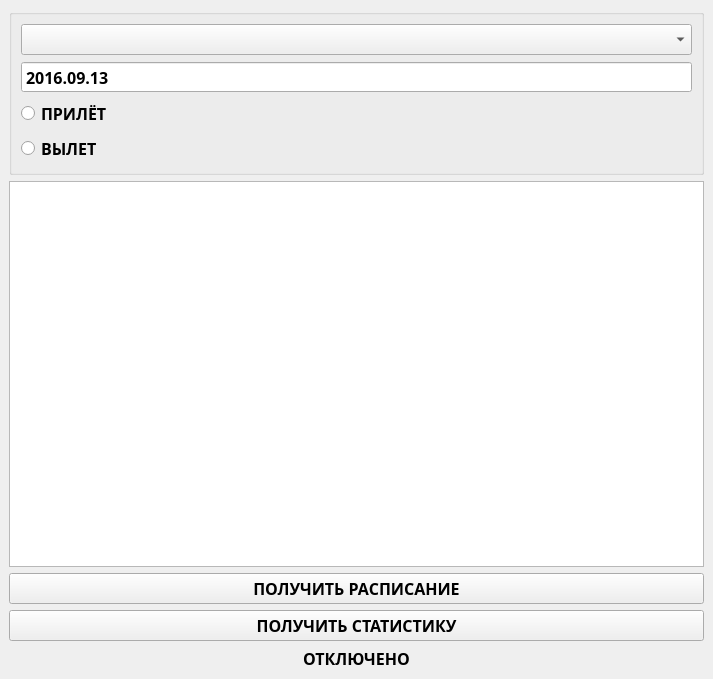
<?xml version="1.0" encoding="UTF-8"?>
<ui version="4.0">
 <class>MainWindow</class>
 <widget class="QMainWindow" name="MainWindow">
  <property name="geometry">
   <rect>
    <x>0</x>
    <y>0</y>
    <width>713</width>
    <height>679</height>
   </rect>
  </property>
  <property name="font">
   <font>
    <family>Arial Rounded MT</family>
    <pointsize>12</pointsize>
    <bold>true</bold>
   </font>
  </property>
  <property name="windowTitle">
   <string>MainWindow</string>
  </property>
  <widget class="QWidget" name="centralwidget">
   <layout class="QVBoxLayout" name="verticalLayout_2">
    <item>
     <widget class="QGroupBox" name="groupBox">
      <property name="title">
       <string/>
      </property>
      <layout class="QVBoxLayout" name="verticalLayout">
       <item>
        <widget class="QComboBox" name="comboBox">
         <property name="font">
          <font>
           <family>Arial Rounded MT</family>
           <pointsize>12</pointsize>
           <bold>true</bold>
          </font>
         </property>
        </widget>
       </item>
       <item>
        <widget class="QDateEdit" name="dateEdit">
         <property name="font">
          <font>
           <family>Arial Rounded MT</family>
           <pointsize>12</pointsize>
           <bold>true</bold>
          </font>
         </property>
         <property name="buttonSymbols">
          <enum>QAbstractSpinBox::ButtonSymbols::NoButtons</enum>
         </property>
         <property name="keyboardTracking">
          <bool>true</bool>
         </property>
         <property name="dateTime">
          <datetime>
           <hour>0</hour>
           <minute>0</minute>
           <second>0</second>
           <year>2016</year>
           <month>9</month>
           <day>13</day>
          </datetime>
         </property>
         <property name="maximumDateTime">
          <datetime>
           <hour>23</hour>
           <minute>59</minute>
           <second>59</second>
           <year>9999</year>
           <month>12</month>
           <day>31</day>
          </datetime>
         </property>
         <property name="displayFormat">
          <string>yyyy.MM.dd</string>
         </property>
        </widget>
       </item>
       <item>
        <widget class="QRadioButton" name="radioButtonArrival">
         <property name="font">
          <font>
           <family>Arial Rounded MT</family>
           <pointsize>12</pointsize>
           <bold>true</bold>
          </font>
         </property>
         <property name="text">
          <string>ПРИЛЁТ</string>
         </property>
        </widget>
       </item>
       <item>
        <widget class="QRadioButton" name="radioButtonDeparture">
         <property name="font">
          <font>
           <family>Arial Rounded MT</family>
           <pointsize>12</pointsize>
           <bold>true</bold>
          </font>
         </property>
         <property name="text">
          <string>ВЫЛЕТ</string>
         </property>
        </widget>
       </item>
      </layout>
     </widget>
    </item>
    <item>
     <layout class="QVBoxLayout" name="verticalLayout_3">
      <item>
       <widget class="QTableWidget" name="tableWidget"/>
      </item>
     </layout>
    </item>
    <item>
     <widget class="QPushButton" name="getFlightSchedule">
      <property name="font">
       <font>
        <family>Arial Rounded MT</family>
        <pointsize>12</pointsize>
        <bold>true</bold>
       </font>
      </property>
      <property name="text">
       <string>ПОЛУЧИТЬ РАСПИСАНИЕ</string>
      </property>
     </widget>
    </item>
    <item>
     <widget class="QPushButton" name="getLoadStatistic">
      <property name="font">
       <font>
        <family>Arial Rounded MT</family>
        <pointsize>12</pointsize>
        <bold>true</bold>
       </font>
      </property>
      <property name="text">
       <string>ПОЛУЧИТЬ СТАТИСТИКУ</string>
      </property>
     </widget>
    </item>
    <item>
     <widget class="QLabel" name="dataBaseStatus">
      <property name="font">
       <font>
        <family>Arial Rounded MT</family>
        <pointsize>12</pointsize>
        <bold>true</bold>
       </font>
      </property>
      <property name="contextMenuPolicy">
       <enum>Qt::ContextMenuPolicy::CustomContextMenu</enum>
      </property>
      <property name="text">
       <string>ОТКЛЮЧЕНО</string>
      </property>
      <property name="alignment">
       <set>Qt::AlignmentFlag::AlignCenter</set>
      </property>
     </widget>
    </item>
   </layout>
  </widget>
  <widget class="QMenuBar" name="menubar">
   <property name="geometry">
    <rect>
     <x>0</x>
     <y>0</y>
     <width>713</width>
     <height>25</height>
    </rect>
   </property>
  </widget>
 </widget>
 <resources/>
 <connections/>
</ui>
